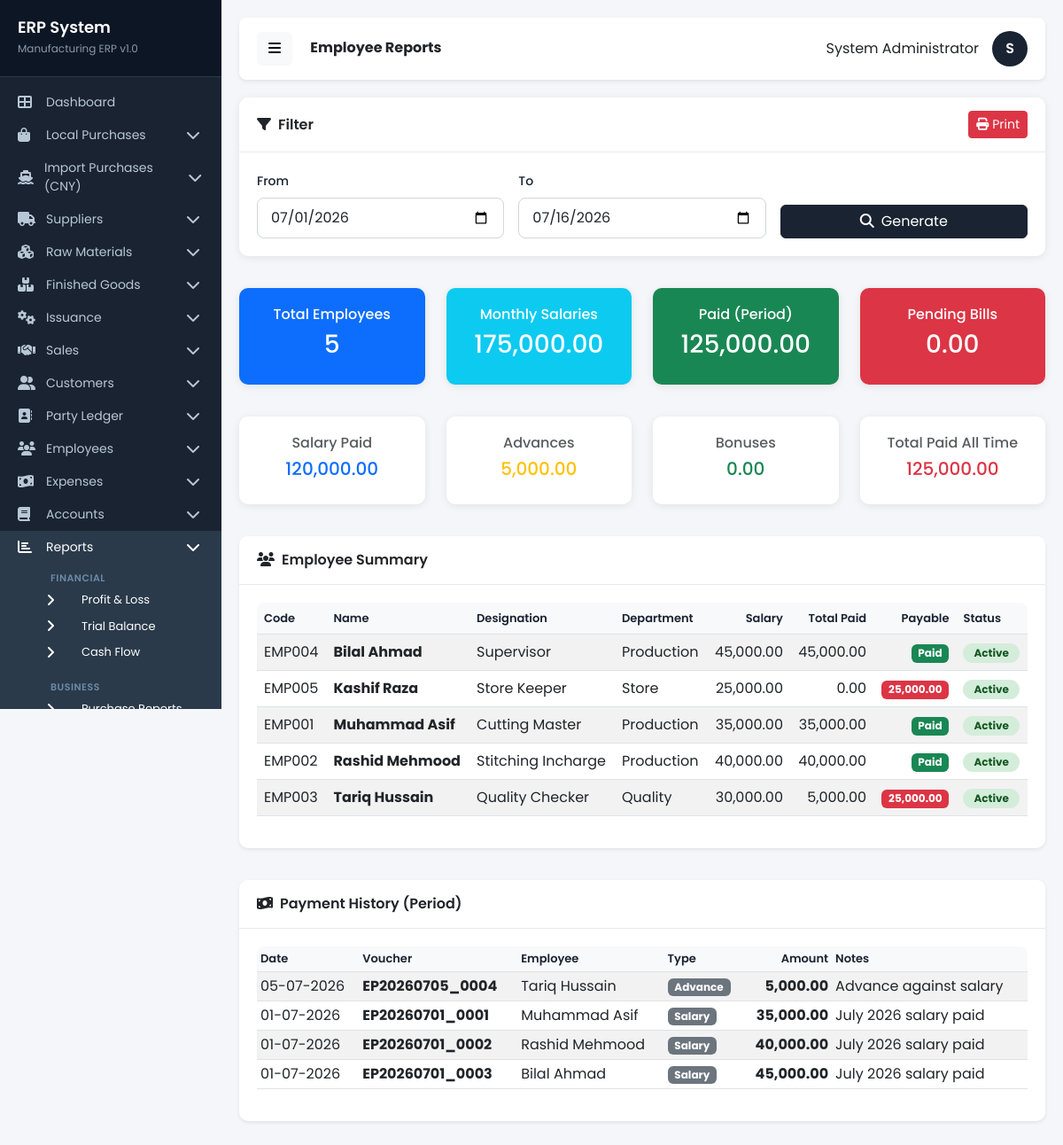
/pages/reports_employees.php (signed in), run on the app's committed database.
### tables this page shows
CREATE TABLE `employees` (
  `id` int(11) NOT NULL,
  `employee_code` varchar(50) NOT NULL,
  `employee_name` varchar(200) NOT NULL,
  `father_name` varchar(200) DEFAULT NULL,
  `cnic` varchar(20) DEFAULT NULL,
  `phone` varchar(20) DEFAULT NULL,
  `email` varchar(100) DEFAULT NULL,
  `address` text DEFAULT NULL,
  `city` varchar(100) DEFAULT NULL,
  `designation` varchar(100) DEFAULT NULL,
  `department` varchar(100) DEFAULT NULL,
  `joining_date` date DEFAULT NULL,
  `monthly_salary` decimal(18,2) DEFAULT 0.00,
  `opening_balance` decimal(18,2) DEFAULT 0.00,
  `current_balance` decimal(18,2) DEFAULT 0.00,
  `status` enum('active','inactive') DEFAULT 'active',
  `date_time` datetime DEFAULT NULL
);

CREATE TABLE `employee_payments` (
  `id` int(11) NOT NULL,
  `payment_no` varchar(50) NOT NULL,
  `employee_id` int(11) NOT NULL,
  `payment_date` date DEFAULT NULL,
  `amount` decimal(18,2) NOT NULL,
  `month_year` varchar(20) DEFAULT NULL,
  `payment_type` enum('salary','advance','bonus','other') DEFAULT 'salary',
  `notes` text DEFAULT NULL,
  `date_time` datetime DEFAULT NULL
);

### includes/database.php (called while the page is built, shortened)
<?php
$db = new mysqli(DB_HOST, DB_USER, DB_PASS, DB_NAME);
$db->set_charset("utf8");
function executePrepared($sql, $types = '', $params = []) {
    global $db;
    $stmt = $db->prepare($sql);
    if (!empty($types) && !empty($params)) {
        $stmt->bind_param($types, ...$params);
    }
    $stmt->execute();
    return $stmt;
}
function getRows($sql, $types = '', $params = []) {
    $stmt = executePrepared($sql, $types, $params);
    $result = $stmt->get_result();
    $rows = [];
    while ($row = $result->fetch_assoc()) {
        $rows[] = $row;
    }
    return $rows;
}
function formatCurrency($amount) {
    return number_format($amount, 2);
}
?>

### pages/reports_employees.php (the view, shortened to what this page needs)
<?php
require_once '../includes/database.php';
$fromDate = $_GET['from_date'] ?? date('Y-m-01');
$toDate = $_GET['to_date'] ?? date('Y-m-d');
include '../includes/header.php';
include '../includes/sidebar.php';
$employees = getRows("SELECT e.*,
    COALESCE((SELECT SUM(ep.amount) FROM employee_payments ep WHERE ep.employee_id = e.id), 0) AS total_paid
    FROM employees e
    ORDER BY e.employee_name");
$totalEmp = count($employees);
$totalSalary = 0; $totalPaid = 0;
foreach($employees as $e) { $totalSalary += (float)$e['monthly_salary']; $totalPaid += (float)$e['total_paid']; }
$periodPayments = getRows("SELECT ep.*, e.employee_name, e.employee_code FROM employee_payments ep LEFT JOIN employees e ON ep.employee_id = e.id WHERE ep.payment_date BETWEEN ? AND ? ORDER BY ep.payment_date DESC", 'ss', [$fromDate, $toDate]);
$periodTotal = array_sum(array_column($periodPayments, 'amount'));
$salaryPayments = getRows("SELECT ep.*, e.employee_name FROM employee_payments ep LEFT JOIN employees e ON ep.employee_id = e.id WHERE ep.payment_type='salary' AND ep.payment_date BETWEEN ? AND ? ORDER BY ep.payment_date DESC", 'ss', [$fromDate, $toDate]);
$advancePayments = getRows("SELECT ep.*, e.employee_name FROM employee_payments ep LEFT JOIN employees e ON ep.employee_id = e.id WHERE ep.payment_type='advance' AND ep.payment_date BETWEEN ? AND ? ORDER BY ep.payment_date DESC", 'ss', [$fromDate, $toDate]);
$bonusPayments = getRows("SELECT ep.*, e.employee_name FROM employee_payments ep LEFT JOIN employees e ON ep.employee_id = e.id WHERE ep.payment_type='bonus' AND ep.payment_date BETWEEN ? AND ? ORDER BY ep.payment_date DESC", 'ss', [$fromDate, $toDate]);
$totalSalaryPaid = array_sum(array_column($salaryPayments, 'amount'));
$totalAdvancePaid = array_sum(array_column($advancePayments, 'amount'));
$totalBonusPaid = array_sum(array_column($bonusPayments, 'amount'));
$unpaidBills = getRows("SELECT pb.*, e.employee_name FROM employee_payables pb LEFT JOIN employees e ON pb.employee_id = e.id WHERE pb.payment_status != 'paid' ORDER BY pb.id DESC");
$totalUnpaidBills = array_sum(array_column($unpaidBills, 'balance'));
?>
<div class="row mb-3"><div class="col-12"><div class="card">
    <div class="card-header d-flex justify-content-between align-items-center"><span><i class="fas fa-filter me-2"></i>Filter</span><button onclick="window.print()" class="btn btn-danger btn-sm"><i class="fas fa-print me-1"></i>Print</button></div>
    <div class="card-body"><form method="GET" class="row g-3">
        <div class="col-md-4"><label class="form-label">From</label><input type="date" class="form-control" name="from_date" value="<?php echo $fromDate; ?>"></div>
        <div class="col-md-4"><label class="form-label">To</label><input type="date" class="form-control" name="to_date" value="<?php echo $toDate; ?>"></div>
        <div class="col-md-4 d-flex align-items-end"><button type="submit" class="btn btn-primary w-100"><i class="fas fa-search me-2"></i>Generate</button></div>
    </form></div>
</div></div></div>
<div class="row mb-3">
    <div class="col-md-3"><div class="card bg-primary text-white"><div class="card-body text-center"><h6>Total Employees</h6><h3><?php echo $totalEmp;?></h3></div></div></div>
    <div class="col-md-3"><div class="card bg-info text-white"><div class="card-body text-center"><h6>Monthly Salaries</h6><h3><?php echo formatCurrency($totalSalary);?></h3></div></div></div>
    <div class="col-md-3"><div class="card bg-success text-white"><div class="card-body text-center"><h6>Paid (Period)</h6><h3><?php echo formatCurrency($periodTotal);?></h3></div></div></div>
    <div class="col-md-3"><div class="card bg-danger text-white"><div class="card-body text-center"><h6>Pending Bills</h6><h3><?php echo formatCurrency($totalUnpaidBills);?></h3></div></div></div>
</div>
<div class="row mb-3">
    <div class="col-md-3"><div class="card border-primary"><div class="card-body text-center"><h6 class="text-muted">Salary Paid</h6><h5 class="text-primary"><?php echo formatCurrency($totalSalaryPaid);?></h5></div></div></div>
    <div class="col-md-3"><div class="card border-warning"><div class="card-body text-center"><h6 class="text-muted">Advances</h6><h5 class="text-warning"><?php echo formatCurrency($totalAdvancePaid);?></h5></div></div></div>
    <div class="col-md-3"><div class="card border-success"><div class="card-body text-center"><h6 class="text-muted">Bonuses</h6><h5 class="text-success"><?php echo formatCurrency($totalBonusPaid);?></h5></div></div></div>
    <div class="col-md-3"><div class="card border-danger"><div class="card-body text-center"><h6 class="text-muted">Total Paid All Time</h6><h5 class="text-danger"><?php echo formatCurrency($totalPaid);?></h5></div></div></div>
</div>
<div class="row mb-3"><div class="col-12"><div class="card shadow-sm">
    <div class="card-header"><i class="fas fa-users me-2"></i>Employee Summary</div>
    <div class="card-body"><div class="table-responsive"><table class="table table-striped table-hover"><thead><tr><th>Code</th><th>Name</th><th>Designation</th><th>Department</th><th class="text-end">Salary</th><th class="text-end">Total Paid</th><th class="text-end">Payable</th><th>Status</th></tr></thead><tbody>
    <?php foreach($employees as $e): $payable = (float)$e['monthly_salary'] - (float)$e['total_paid'];?>
    <tr><td><?php echo htmlspecialchars($e['employee_code']?:'-');?></td><td><strong><?php echo htmlspecialchars($e['employee_name']);?></strong></td><td><?php echo htmlspecialchars($e['designation']?:'-');?></td><td><?php echo htmlspecialchars($e['department']?:'-');?></td><td class="text-end"><?php echo formatCurrency($e['monthly_salary']);?></td><td class="text-end"><?php echo formatCurrency($e['total_paid']);?></td><td class="text-end"><?php if($payable > 0):?><span class="badge bg-danger"><?php echo formatCurrency($payable);?></span><?php elseif($payable < 0):?><span class="badge bg-info"><?php echo formatCurrency(abs($payable));?> adv</span><?php else:?><span class="badge bg-success">Paid</span><?php endif;?></td><td><span class="badge badge-status badge-<?php echo $e['status'];?>"><?php echo ucfirst($e['status']);?></span></td></tr>
    <?php endforeach;?></tbody></table></div></div>
</div></div></div>
<div class="row"><div class="col-12"><div class="card shadow-sm">
    <div class="card-header"><i class="fas fa-money-bill-wave me-2"></i>Payment History (Period)</div>
    <div class="card-body"><div class="table-responsive"><table class="table table-sm table-striped"><thead><tr><th>Date</th><th>Voucher</th><th>Employee</th><th>Type</th><th class="text-end">Amount</th><th>Notes</th></tr></thead><tbody>
    <?php foreach($periodPayments as $pp):?>
    <tr><td><?php echo date('d-m-Y', strtotime($pp['payment_date']));?></td><td><strong><?php echo htmlspecialchars($pp['payment_no']);?></strong></td><td><?php echo htmlspecialchars($pp['employee_name']);?></td><td><span class="badge bg-secondary"><?php echo ucfirst($pp['payment_type']);?></span></td><td class="text-end fw-bold"><?php echo formatCurrency($pp['amount']);?></td><td><?php echo htmlspecialchars($pp['notes']?:'-');?></td></tr>
    <?php endforeach;?></tbody></table></div></div>
</div></div></div>
<?php include '../includes/footer.php'; ?>

### includes/header.php (style rules this page uses)
* { font-family: 'Poppins', sans-serif; }
body { background-color: #f4f6f9; margin: 0; padding: 0; }
.card { border: none; border-radius: 10px; box-shadow: 0 2px 10px rgba(0,0,0,0.08); margin-bottom: 20px; }
.card-header { background: #fff; border-bottom: 1px solid #e8eaed; padding: 15px 20px; font-weight: 600; border-radius: 10px 10px 0 0 !important; }
.card-body { padding: 20px; }
.btn-primary { background: #1a2332; border-color: #1a2332; }
.table-responsive { border-radius: 8px; }
.table th { background: #f8f9fa; font-weight: 600; font-size: 13px; color: #1a2332; }
.badge-status { padding: 5px 12px; border-radius: 20px; font-size: 12px; }
.badge-active { background: #d4edda; color: #155724; }
.form-label { font-weight: 500; font-size: 14px; color: #1a2332; }
.form-control, .form-select { border-radius: 8px; border: 1px solid #d1d5db; padding: 10px 15px; }

### data on the page
employees: employee_code "EMP004", employee_name "Bilal Ahmad", designation "Supervisor", department "Production", monthly_salary "45,000.00", total_paid "45,000.00", shows "Paid", status "Active"
employees: employee_code "EMP005", employee_name "Kashif Raza", designation "Store Keeper", department "Store", monthly_salary "25,000.00", total_paid "0.00", payable "25,000.00", status "Active"
employees: employee_code "EMP001", employee_name "Muhammad Asif", designation "Cutting Master", department "Production", monthly_salary "35,000.00", total_paid "35,000.00", shows "Paid", status "Active"
employees: employee_code "EMP002", employee_name "Rashid Mehmood", designation "Stitching Incharge", department "Production", monthly_salary "40,000.00", total_paid "40,000.00", shows "Paid", status "Active"
employees: employee_code "EMP003", employee_name "Tariq Hussain", designation "Quality Checker", department "Quality", monthly_salary "30,000.00", total_paid "5,000.00", payable "25,000.00", status "Active"
employee_payments: payment_date "05-07-2026", payment_no "EP20260705_0004", employee.employee_name "Tariq Hussain", payment_type "Advance", amount "5,000.00", notes "Advance against salary"
employee_payments: payment_date "01-07-2026", payment_no "EP20260701_0001", employee.employee_name "Muhammad Asif", payment_type "Salary", amount "35,000.00", notes "July 2026 salary paid"
employee_payments: payment_date "01-07-2026", payment_no "EP20260701_0002", employee.employee_name "Rashid Mehmood", payment_type "Salary", amount "40,000.00", notes "July 2026 salary paid"
employee_payments: payment_date "01-07-2026", payment_no "EP20260701_0003", employee.employee_name "Bilal Ahmad", payment_type "Salary", amount "45,000.00", notes "July 2026 salary paid"

### other printed values
$pageTitle "Employee Reports"
$_SESSION['full_name'] "System Administrator"
substr($_SESSION['full_name'], 0, 1) "S"
$totalEmp "5"
formatCurrency($totalSalary) "175,000.00"
formatCurrency($periodTotal) "125,000.00"
formatCurrency($totalUnpaidBills) "0.00"
formatCurrency($totalSalaryPaid) "120,000.00"
formatCurrency($totalAdvancePaid) "5,000.00"
formatCurrency($totalBonusPaid) "0.00"
formatCurrency($totalPaid) "125,000.00"
